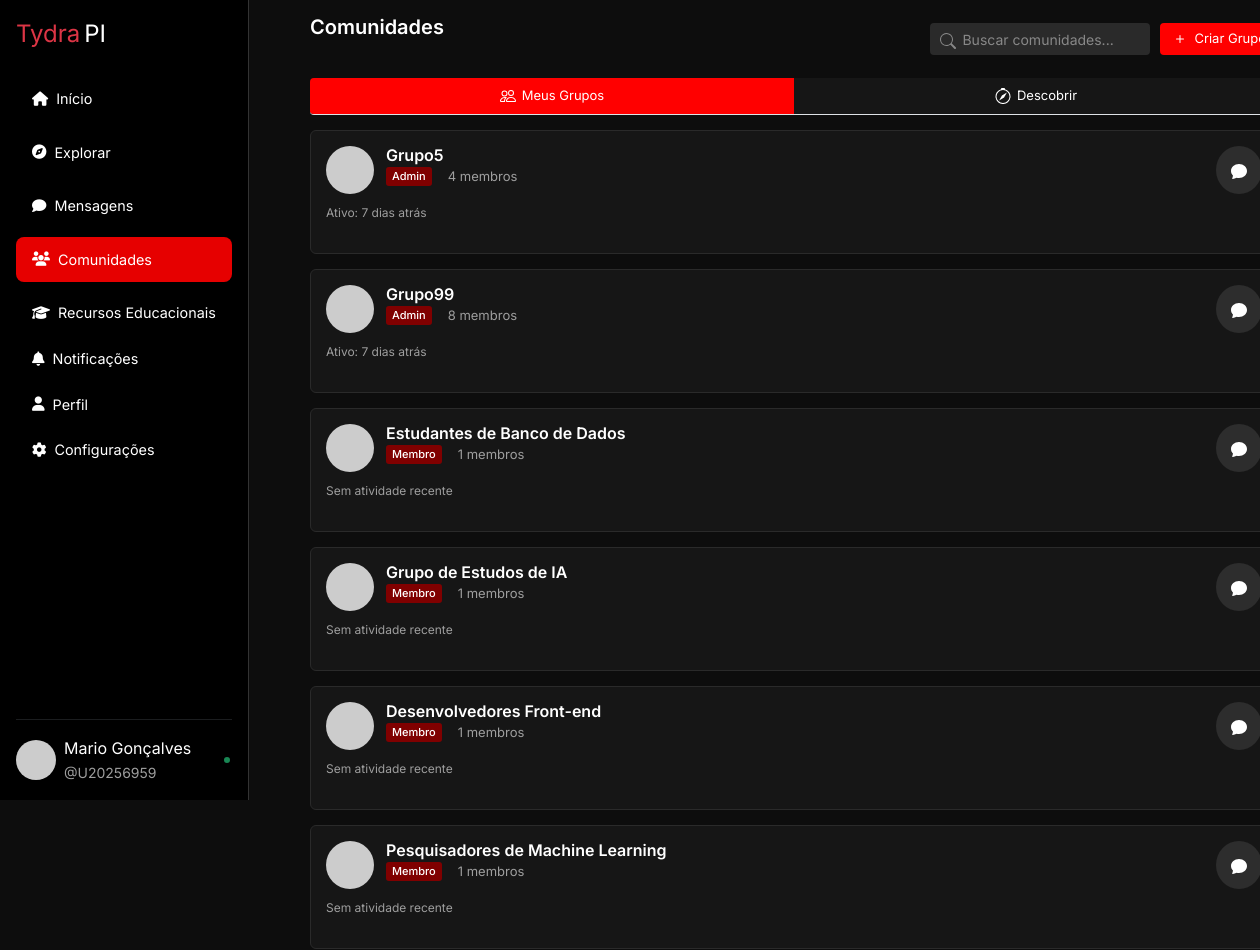
The page /comunidades.php?tab=meus_grupos (signed in, upper part) on the database as committed earlier.
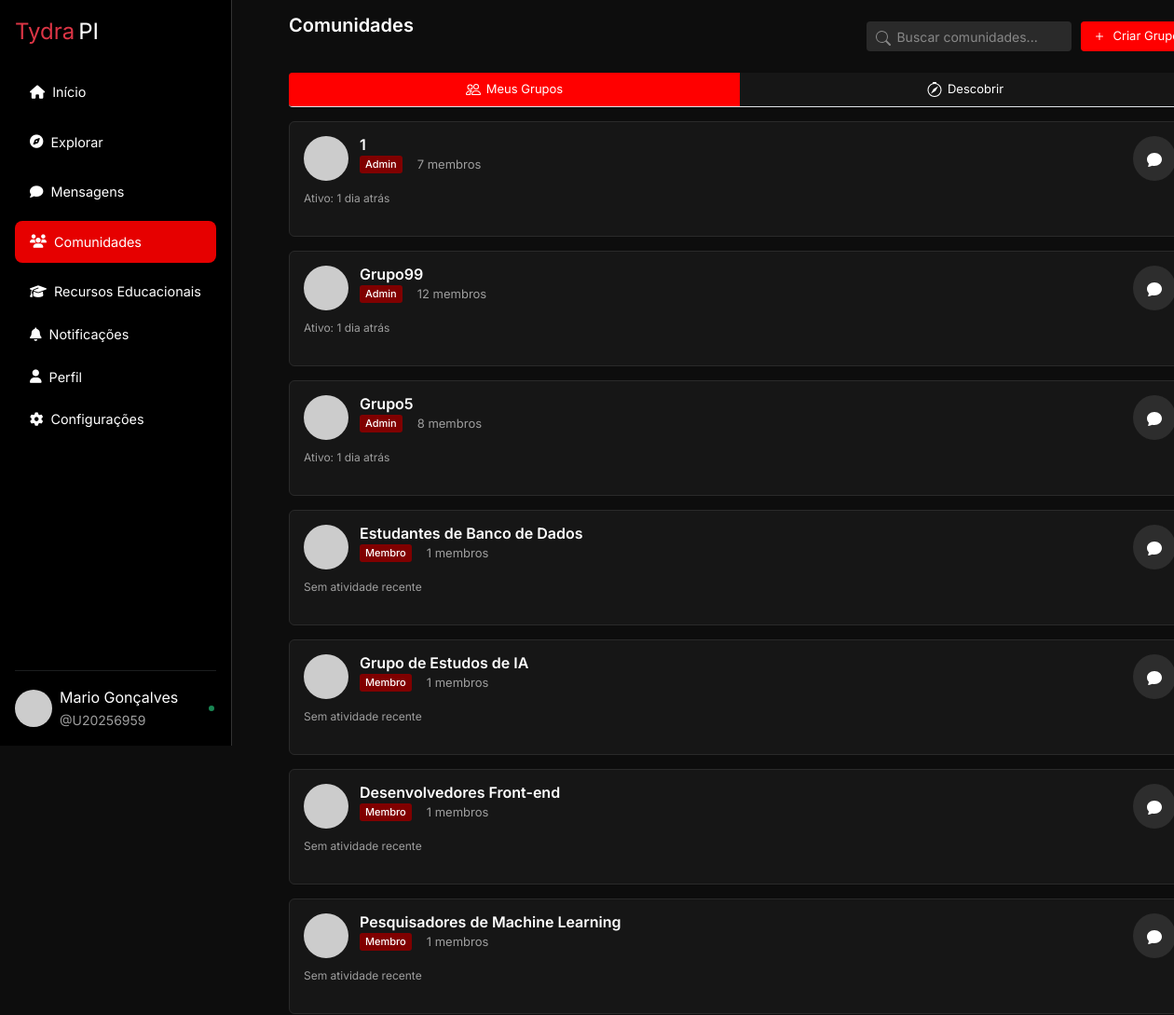
The same page on the database as committed later.
### tables this page shows
CREATE TABLE `grupos` (
  `id` int(11) NOT NULL,
  `nome` varchar(255) NOT NULL,
  `descricao` text DEFAULT NULL,
  `criador_id` int(10) UNSIGNED NOT NULL,
  `data_criacao` datetime DEFAULT current_timestamp()
);

### functions/comunidades_functions.php (called while the page is built, shortened)
<?php
function buscarMeusGrupos($pdo, $usuarioId) {
    $sql = "SELECT g.id, g.nome, g.descricao, g.criador_id,
                   COUNT(gm.usuario_id) AS total_membros,
                   MAX(mg.data_envio) AS ultima_mensagem_data
            FROM grupos g
            JOIN grupo_membros gm ON gm.grupo_id = g.id
            LEFT JOIN mensagens_grupo mg ON mg.grupo_id = g.id
            WHERE gm.usuario_id = :usuario_id
            GROUP BY g.id
            ORDER BY ultima_mensagem_data DESC";
    $stmt = $pdo->prepare($sql);
    $stmt->bindValue(':usuario_id', $usuarioId, PDO::PARAM_INT);
    $stmt->execute();
    return $stmt->fetchAll(PDO::FETCH_ASSOC);
}

### comunidades.php (the view, shortened to what the changed rows need)
<?php
require 'includes/conexao.php';
$usuarioAtualId = isset($_SESSION['usuario_id']) ? $_SESSION['usuario_id'] : 0;
require 'functions/comunidades_functions.php';
$active_tab = isset($_GET['tab']) ? $_GET['tab'] : 'descobrir';
$meusGrupos = $usuarioAtualId ? buscarMeusGrupos($pdo, $usuarioAtualId) : [];
?>
<!DOCTYPE html>
<html lang="pt-BR">
<head>
    <link href="https://cdn.jsdelivr.net/npm/bootstrap-icons@1.10.5/font/bootstrap-icons.css" rel="stylesheet">
    <link href="https://cdn.jsdelivr.net/npm/bootstrap@5.3.0-alpha1/dist/css/bootstrap.min.css" rel="stylesheet">
    <?php include 'includes/header.php' ?>
</head>
<body>
    <?php include 'includes/sidebar.php' ?>
    <div class="content-wrapper">
        <div class="communities-header">
            <h1 class="communities-title">Comunidades</h1>
        </div>
        <div id="my-groups-content" style="<?= $active_tab === 'meus_grupos' ? 'display: block;' : 'display: none;' ?>">
            <?php if (empty($meusGrupos)): ?>
                <div class="alert alert-info">
                    Você ainda não participa de nenhum grupo. Explore a aba "Descobrir" para encontrar comunidades interessantes.
                </div>
            <?php else: ?>
                <?php foreach ($meusGrupos as $grupo): ?>
                    <div class="group-card">
                        <div class="group-header">
                            <div class="group-avatar">
                                <?php
                                $hash = md5($grupo['nome']);
                                $color = substr($hash, 0, 6);
                                ?>
                                <img src="https://ui-avatars.com/api/?name=<?= urlencode($grupo['nome']) ?>&background=<?= $color ?>&color=fff&size=128" alt="<?= htmlspecialchars($grupo['nome']) ?>">
                            </div>
                            <div class="group-info">
                                <h3 class="group-title"><?= htmlspecialchars($grupo['nome']) ?></h3>
                                <div class="group-meta">
                                    <?php if ($grupo['criador_id'] == $usuarioAtualId): ?>
                                        <span class="admin-badge">Admin</span>
                                    <?php else: ?>
                                        <span class="member-badge">Membro</span>
                                    <?php endif; ?>
                                    <?= $grupo['total_membros'] ?> membros
                                </div>
                            </div>
                            <div class="group-actions">
                                <button class="action-btn">
                                    <a href="chat.php?grupo_id=<?= $grupo['id'] ?>" style="color: white;">
                                        <svg xmlns="http://www.w3.org/2000/svg" width="16" height="16" fill="currentColor" viewBox="0 0 16 16">
                                            <path d="M8 15c4.418 0 8-3.134 8-7s-3.582-7-8-7-8 3.134-8 7c0 1.76.743 3.37 1.97 4.6-.097 1.016-.417 2.13-.771 2.966-.079.186.074.394.273.362 2.256-.37 3.597-.938 4.18-1.234A9.06 9.06 0 0 0 8 15z" />
                                        </svg>
                                    </a>
                                </button>
                            </div>
                        </div>
                        <?php if (!empty($grupo['ultima_mensagem_data'])): ?>
                            <?php
                            $now = new DateTime();
                            $lastMsg = new DateTime($grupo['ultima_mensagem_data']);
                            $interval = $now->diff($lastMsg);
                            $activeTime = "Ativo: ";
                            if ($interval->y > 0) {
                                $activeTime .= $interval->y . " ano" . ($interval->y > 1 ? "s" : "") . " atrás";
                            } elseif ($interval->m > 0) {
                                $activeTime .= $interval->m . " mês" . ($interval->m > 1 ? "es" : "") . " atrás";
                            } elseif ($interval->d > 0) {
                                $activeTime .= $interval->d . " dia" . ($interval->d > 1 ? "s" : "") . " atrás";
                            } elseif ($interval->h > 0) {
                                $activeTime .= $interval->h . " hora" . ($interval->h > 1 ? "s" : "") . " atrás";
                            } elseif ($interval->i > 0) {
                                $activeTime .= $interval->i . " minuto" . ($interval->i > 1 ? "s" : "") . " atrás";
                            } else {
                                $activeTime = "Ativo agora mesmo";
                            }
                            ?>
                            <p class="active-time"><?= $activeTime ?></p>
                        <?php else: ?>
                            <p class="active-time">Sem atividade recente</p>
                        <?php endif; ?>
                    </div>
                <?php endforeach; ?>
            <?php endif; ?>
        </div>
    </div>
</body>
</html>

### includes/sidebar.php (shortened to what the changed rows need)
<?php
$usuarioAtualId = $_SESSION['usuario_id'] ?? null;
?>
<nav class="sidebar d-flex flex-column p-3">
  <?php
    $currentPage = basename($_SERVER['PHP_SELF']);
    $menus = [
      [
        'label' => 'Recursos Educacionais',
        'icon'  => 'graduation-cap',
        'link'  => 'recursoeducacionais.php',
        'items' => [
          ['label'=>'Material de Estudo','icon'=>'book','href'=>'material.php'],
          ['label'=>'Video Aulas','icon'=>'video','href'=>'videos.php'],
          ['label'=>'Exercícios Práticos','icon'=>'tasks','href'=>'exercicios.php'],
          ['label'=>'Dicas de Estudo','icon'=>'lightbulb','href'=>'dicas.php'],
        ],
        'pages' => ['recursoeducacionais.php','material.php','videos.php','exercicios.php','dicas.php'],
      ],
      [
        'label' => 'Notificações',
        'icon'  => 'bell',
        'link'  => 'notific.php',
        'items' => [
          ['label'=>'Acadêmicas','icon'=>'book','href'=>'notif_academicas.php'],
          ['label'=>'Calendário','icon'=>'calendar','href'=>'calendario.php'],
          ['label'=>'Materiais','icon'=>'tasks','href'=>'notif_materiais.php'],
        ],
        'pages' => ['notific.php','notif_academicas.php','calendario.php','notif_materiais.php'],
      ],
    ];
  ?>
  <ul class="nav nav-pills flex-column mb-auto">
    <?php foreach($menus as $menu): ?>
      <?php $isActive = in_array($currentPage, $menu['pages']); ?>
      <?php if($isActive): ?>
        <li class="has-submenu active">
          <a href="<?= $menu['link'] ?>" class="nav-link d-flex justify-content-between align-items-center submenu-toggle active">
            <span><i class="fas fa-<?= $menu['icon'] ?> me-2"></i><?= $menu['label'] ?></span>
            <i class="fas fa-chevron-down submenu-icon"></i>
          </a>
          <ul class="sub-menu">
            <?php foreach($menu['items'] as $item): ?>
              <li><a href="<?= $item['href'] ?>" class="nav-link sub-link <?= $currentPage==basename($item['href'])?'active':'' ?>"><i class="fas fa-<?= $item['icon'] ?> me-2"></i><?= $item['label'] ?></a></li>
            <?php endforeach; ?>
          </ul>
        </li>
      <?php else: ?>
        <li>
          <a href="<?= $menu['link'] ?>" class="nav-link<?= $isActive?' active':'' ?>">
            <i class="fas fa-<?= $menu['icon'] ?> me-2"></i><?= $menu['label'] ?>
          </a>
        </li>
      <?php endif; ?>
    <?php endforeach; ?>
  </ul>
</nav>

Rows that differ between the two databases and show on the page:
added grupos: nome "1", shows "Admin", total_membros "7", activeTime "Ativo: 1 dia atrás"
shown differently, row unchanged: grupos "Grupo99": total_membros "8" → "12"; activeTime "Ativo: 7 dias atrás" → "Ativo: 1 dia atrás"; moves up the list
computed for grupos "Grupo5": total_membros "4" → "8"; activeTime "Ativo: 7 dias atrás" → "Ativo: 1 dia atrás"
